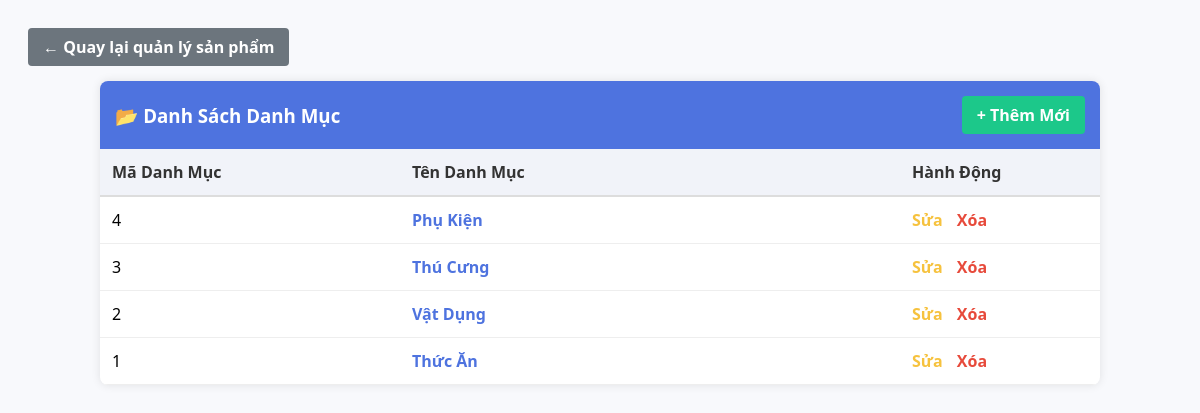
The page /Views/list_danhmuc.php on the database its author committed.
### tables this page shows
CREATE TABLE IF NOT EXISTS `danhmuc` (
  `idDanhMuc` int NOT NULL,
  `TenDanhMuc` varchar(20) NOT NULL,
  PRIMARY KEY (`idDanhMuc`)
);

### Views/list_danhmuc.php (the view, shortened to what this page needs)
<?php
$danhmucList = [];
try {
    if(function_exists('get_pdo_connection')) $pdo = get_pdo_connection();
    else {
        $pdo = new PDO("mysql:host=localhost;dbname=shop_thu_cung;charset=utf8", "root", "");
        $pdo->setAttribute(PDO::ATTR_ERRMODE, PDO::ERRMODE_EXCEPTION);
    }
    $stmt = $pdo->prepare("SELECT * FROM danhmuc ORDER BY idDanhMuc DESC");
    $stmt->execute();
    $danhmucList = $stmt->fetchAll(PDO::FETCH_ASSOC);
} catch (PDOException $e) {
    echo "Lỗi: " . $e->getMessage();
}
?>
<!DOCTYPE html>
<html lang="vi">
<head>
</head>
<body>
<a href="quanlysanpham.php" class="btn-back">
    &larr; Quay lại quản lý sản phẩm
</a>
<div class="card">
    <div class="card-header">
        <h3 style="margin:0;">📂 Danh Sách Danh Mục</h3>
        <a href="../Views/add_danhmuc.php" class="btn-add">+ Thêm Mới</a>
    </div>
    <table>
        <thead>
            <tr>
                <th width="30%">Mã Danh Mục</th>
                <th width="50%">Tên Danh Mục</th>
                <th width="20%">Hành Động</th>
            </tr>
        </thead>
        <tbody>
            <?php if (count($danhmucList) > 0): ?>
                <?php foreach ($danhmucList as $row): ?>
                <tr>
                    <td><?= htmlspecialchars($row['idDanhMuc']) ?></td>
                    <td style="font-weight: bold; color: #4e73df;"><?= htmlspecialchars($row['TenDanhMuc']) ?></td>
                    <td>
                        <a href="../Controllers/edit_danhmuc.php?id=<?= $row['idDanhMuc'] ?>" class="action-link edit">Sửa</a>
                        <a href="../Controllers/delete_danhmuc.php?id=<?= $row['idDanhMuc'] ?>" class="action-link delete" onclick="return confirm('Bạn có chắc muốn xóa danh mục này?')">Xóa</a>
                    </td>
                </tr>
                <?php endforeach; ?>
            <?php else: ?>
                <tr><td colspan="3" style="text-align:center; padding:20px;">Chưa có danh mục nào.</td></tr>
            <?php endif; ?>
        </tbody>
    </table>
</div>
</body>
</html>

### Views/list_danhmuc.php (style rules this page uses)
body { font-family: 'Segoe UI', sans-serif; background-color: #f8f9fc; padding: 20px; }
.card { background: white; border-radius: 8px; box-shadow: 0 0 10px rgba(0,0,0,0.1); overflow: hidden; max-width: 1000px; margin: 0 auto; }
.card-header { background: #4e73df; color: white; padding: 15px; display: flex; justify-content: space-between; align-items: center; }
.btn-add { background: #1cc88a; color: white; padding: 8px 15px; text-decoration: none; border-radius: 4px; font-weight: bold; transition: background 0.3s; }
.btn-back { display: inline-block; margin-bottom: 15px; padding: 8px 15px; background: #6c757d; color: white; text-decoration: none; border-radius: 4px; font-weight: bold; transition: background 0.3s; }
table { width: 100%; border-collapse: collapse; }
th { background: #f1f3f9; padding: 12px; text-align: left; border-bottom: 2px solid #ddd; color: #333; }
td { padding: 12px; border-bottom: 1px solid #eee; vertical-align: middle; }
.action-link { text-decoration: none; margin-right: 10px; font-weight: bold; }
.edit { color: #f6c23e; }
.delete { color: #e74a3b; }

### rows shown on the page
danhmuc: idDanhMuc "4", TenDanhMuc "Phụ Kiện"
danhmuc: idDanhMuc "3", TenDanhMuc "Thú Cưng"
danhmuc: idDanhMuc "2", TenDanhMuc "Vật Dụng"
danhmuc: idDanhMuc "1", TenDanhMuc "Thức Ăn"
